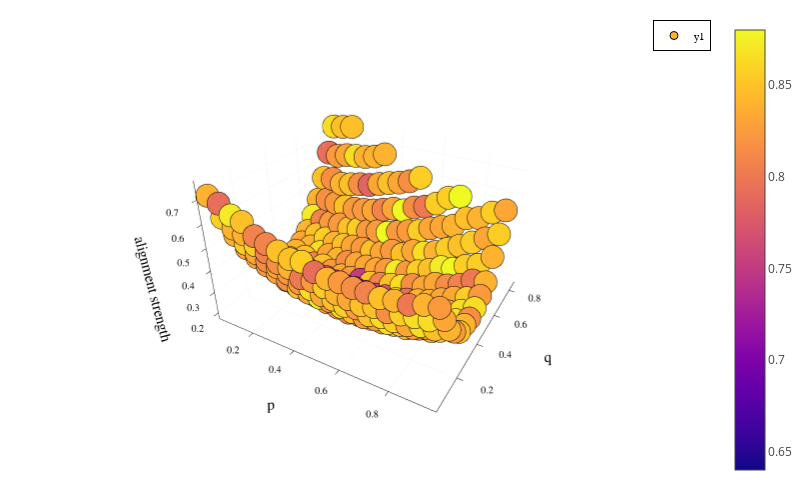

The code cell stored with this chart in its notebook:
### Code cell
scatter(
    results_df.p,
    results_df.q,
    results_df.alignment_strength,
    marker_z = results_df.block_match_ratio,
    markercolor = :plasma,
    xaxis = ("p"),
    yaxis = ("q"),
    zaxis = ("alignment strength"),
    size = (800, 500),
)
